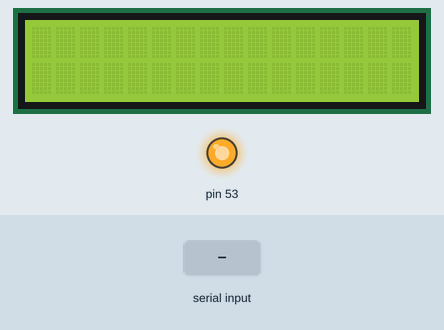
This sketch was run on a simulated Arduino Mega 2560, built with avr-gcc and run on an emulated ATmega2560. Shown: 16×2 character LCD, output pins drawn as LEDs (lit = HIGH). Inputs (shaded band) come from the test bench. What the sketch prints to the serial monitor is not drawn.

Above: at 1.3 s.
1.4 s: "Permite: 1" received over Serial
At 2.8 s:
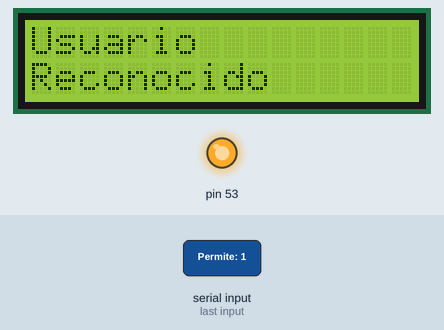
3.9 s: "Deniega: 1" received over Serial
At 5.4 s:
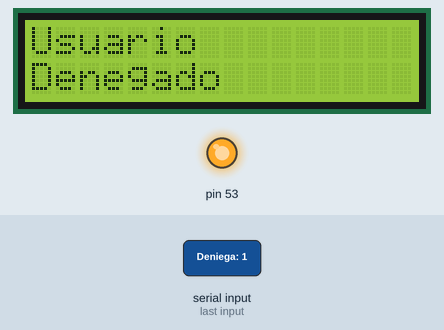
8.0 s: "Permite: 2" received over Serial
At 9.3 s:
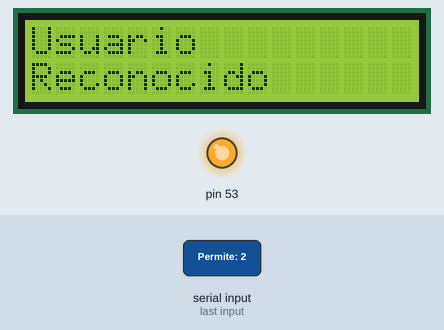
10.6 s: "Deniega: 2" received over Serial
At 12.0 s:
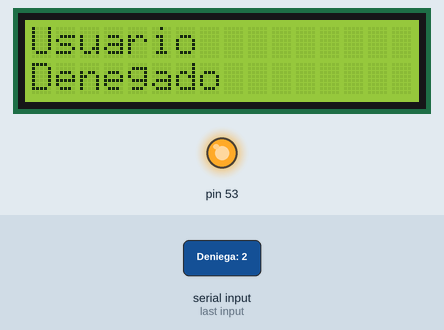
Timing chart, 0 to 13.6 s (numbered marks = the images above; inputs shaded):
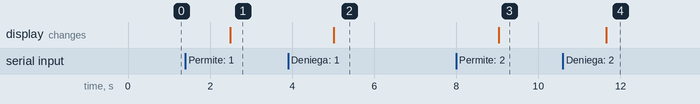

The sketch:

PIRGPG3ino001.ino
```cpp
#include <SPI.h>
#include <LiquidCrystal_I2C.h>
#include <MFRC522.h>

// Lectores RFID
#define N_Lectores      2 //Numero de lectores de tarjetas rfid, entrada 1 y salida 2
#define RST_PIN         9
#define SS_1_PIN        4
#define SS_2_PIN        5
#define SS_3_PIN        6
#define SS_4_PIN        7
byte ssPins[] = {SS_1_PIN, SS_2_PIN, SS_3_PIN, SS_4_PIN};
MFRC522 rfid[N_Lectores];
LiquidCrystal_I2C lcd(0x3F, 2, 1, 0, 4, 5, 6, 7, 3, POSITIVE);  // Set the LCD I2C address

//Constantes para los accesos
const byte N_Accesos = 2;
const int PinPermiLed[N_Accesos] = { 36, 34 }; //luces de permitido se pueden poner otros actuadores
const int PinDeniLed[N_Accesos] = { 37, 35 };  //luces de denegado se pueden poner otros actuadores

void setup() {
  Serial.begin(9600);

  // Inicializa bus SPI
  SPI.begin();

  // Inicializa los lectores rfid que se van a usar
  for (uint8_t lector = 0; lector < N_Lectores; lector++) {
    rfid[lector].PCD_Init(ssPins[lector], RST_PIN);
  }
  lcd.begin(16,2);    //Inicializa el LCD (16,2) porque tiene 16 columnas y 2 filas
  lcd.backlight();   //iluminacion de fondo del display
  lcd.clear();       //Procedimiento borrado display
}


void loop() {

  // peticiones de entrada, solo si hay algo en el serial --> from java
  if (Serial.available() > 0) {
    ges_entrada();
  }

  // si hay tarjetas RFID en lectores, genera la salida para el serial --> to java
  lectores_rfid(); //lector entrada

  // Delay para no saturar los circuitos
  delay(50);
}


void ges_entrada () {
  // Lee la información entrante en el Serial e identifica donde van los mensajes y las actuaciones
  String input = Serial.readString();


		// Entrada Permitido en Acceso - 1
  if (input.startsWith("Permite: 1")) {
		// quitamos "Permite: "
    input.remove(0, 9);
		// Conversion a entero, para referenciar el lector de Acceso
    int n_acceso = input.toInt();
		//Actuaciones sobre los led
      digitalWrite(PinPermiLed[n_acceso], HIGH);
      digitalWrite(PinDeniLed[n_acceso], LOW);
		//Puede haber más actuaciones
		// escribimos en pantalla
      lcd.clear();
      lcd.setCursor(0,0);
      lcd.print("Usuario");
      lcd.setCursor(0,1);
      lcd.print("Reconocido");

		// escribimos en el serial la vuelta
	  Serial.print("Reconocido: 1");
    }
		// Entrada Denegada en un Acceso - 1
    else if (input.startsWith("Deniega: 1")) {
		// quitamos  "Deniega: "
    input.remove(0, 9);
		// Conversion a entero, para referenciar el lector de Acceso
    int n_acceso = input.toInt();
      digitalWrite(PinDeniLed[n_acceso], HIGH);
		// Desactivamos el Permit del mismo acceso, por si esta activo
      digitalWrite(PinPermiLed[n_acceso], LOW);

		// escribimos en pantalla
      lcd.clear();
      lcd.setCursor(0,0);
      lcd.print("Usuario");
      lcd.setCursor(0,1);
      lcd.print("Denegado");

		// escribimos en el serial la vuelta
      Serial.print("Denegado: 1");
    }

 		// Entrada Permitido en Acceso - 2
  if (input.startsWith("Permite: 2")) {
		// quitamos "Permite: "
    input.remove(0, 9);
		// Conversion a entero, para referenciar el lector de Acceso
    int n_acceso = input.toInt();
		//Actuaciones sobre los led
      digitalWrite(PinPermiLed[n_acceso], HIGH);
      digitalWrite(PinDeniLed[n_acceso], LOW);

		// escribimos en pantalla
      lcd.clear();
      lcd.setCursor(0,0);
      lcd.print("Usuario");
      lcd.setCursor(0,1);
      lcd.print("Reconocido");

		// escribimos en el serial la vuelta
	  Serial.print("Reconocido: 2");
    }
		// Entrada Denegada en un Acceso - 2
    else if (input.startsWith("Deniega: 2")) {
		// quitamos  "Deniega: "
    input.remove(0, 9);
		// Conversion a entero, para referenciar el lector de Acceso
    int n_acceso = input.toInt();
      digitalWrite(PinDeniLed[n_acceso], HIGH);
		// Desactivamos el Permit del mismo acceso, por si esta activo
      digitalWrite(PinPermiLed[n_acceso], LOW);

		// escribimos en pantalla
      lcd.clear();
      lcd.setCursor(0,0);
      lcd.print("Usuario");
      lcd.setCursor(0,1);
      lcd.print("Denegado");
	  //Puede haber más actuaciones
		// escribimos en el serial la vuelta
      Serial.print("Denegado: 2");
    }

}

void lectores_rfid() {
// Recorre los lectores Entrada y salida
  for (uint8_t lector = 0; lector < N_Lectores; lector++) {
    // cuando reconoce la tarjeta en el lector si la ha leido
    if (rfid[lector].PICC_IsNewCardPresent() && rfid[lector].PICC_ReadCardSerial()) {
      // Hay tarjeta. Hacer salida por serie
      Serial.print(F("RFID: "));
      Serial.print(lector);
      Serial.print(F(". UID: "));
      for (byte i = 0; i < rfid[lector].uid.size; i++) {
        Serial.print(rfid[lector].uid.uidByte[i] < 0x10 ? "0" : "");
        Serial.print(rfid[lector].uid.uidByte[i], HEX);
      }
      Serial.println();

      rfid[lector].PICC_HaltA();
    }
  }
}
```

Measured:
- after the input at 1.4 s, the display: changes after 1.1 s (image 1)
- after the input at 3.9 s, the display: changes after 1.1 s (image 2)
- after the input at 8.0 s, the display: changes after 1.0 s (image 3)
- after the input at 10.6 s, the display: changes after 1.1 s (image 4)
